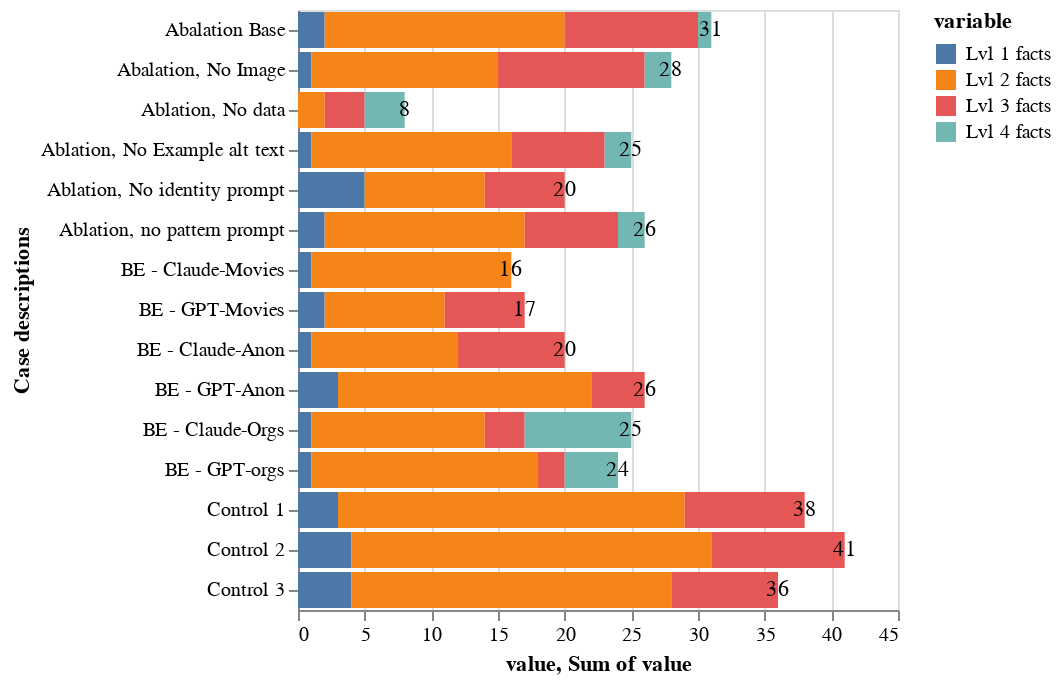

Source (notebook cell):
### Code cell
base = alt.Chart(df_llm).encode(
    y=alt.Y("Case descriptions:N").scale(domain=yAxisOrder),

)
bars = base.mark_bar().encode(
    x="value:Q",
    color='variable:N',
)
text = base.mark_text().encode(
    x="sum(value):Q",
    text='sum(value):Q'
)
bars + text

### Figure 1 — Vega-Lite specification as saved in the notebook (floating-point values rounded to 4 significant figures)
{"config": {"view": {"continuousWidth": 300, "continuousHeight": 300}}, "layer": [{"mark": {"type": "bar"}, "encoding": {"color": {"field": "variable", "type": "nominal"}, "x": {"field": "value", "type": "quantitative"}, "y": {"field": "Case descriptions", "scale": {"domain": ["Abalation Base", "Abalation, No Image", "Ablation, No data", "Ablation, No Example alt text", "Ablation, No identity prompt", "Ablation, no pattern prompt", "BE - Claude-Movies", "BE - GPT-Movies", "BE - Claude-Anon", "BE - GPT-Anon", "BE - Claude-Orgs", "BE - GPT-orgs", "Control 1", "Control 2", "Control 3"]}, "type": "nominal"}}}, {"mark": {"type": "text"}, "encoding": {"text": {"aggregate": "sum", "field": "value", "type": "quantitative"}, "x": {"aggregate": "sum", "field": "value", "type": "quantitative"}, "y": {"field": "Case descriptions", "scale": {"domain": ["Abalation Base", "Abalation, No Image", "Ablation, No data", "Ablation, No Example alt text", "Ablation, No identity prompt", "Ablation, no pattern prompt", "BE - Claude-Movies", "BE - GPT-Movies", "BE - Claude-Anon", "BE - GPT-Anon", "BE - Claude-Orgs", "BE - GPT-orgs", "Control 1", "Control 2", "Control 3"]}, "type": "nominal"}}}], "data": {"name": "data-7211d0671409718d333887e6562b1fb8"}, "$schema": "https://vega.github.io/schema/vega-lite/v5.20.1.json", "datasets": {"data-7211d0671409718d333887e6562b1fb8": [{"Case descriptions": "Abalation Base", "Model": "Claude-3-5-sonnet-20240620", "Dataset": "Movies", "Total facts": 31, "Falsehoods": 2, "Duplicate facts": 1.0, "Number of words": 324, "variable": "Lvl 1 facts", "value": 2}, {"Case descriptions": "Abalation, No Image", "Model": "Claude-3-5-sonnet-20240620", "Dataset": "Movies", "Total facts": 28, "Falsehoods": 0, "Duplicate facts": 4.0, "Number of words": 393, "variable": "Lvl 1 facts", "value": 1}, {"Case descriptions": "Ablation, No data", "Model": "Claude-3-5-sonnet-20240620", "Dataset": "Movies", "Total facts": 8, "Falsehoods": 13, "Duplicate facts": 1.0, "Number of words": 332, "variable": "Lvl 1 facts", "value": 0}, {"Case descriptions": "Ablation, No Example alt text", "Model": "Claude-3-5-sonnet-20240620", "Dataset": "Movies", "Total facts": 25, "Falsehoods": 1, "Duplicate facts": 3.0, "Number of words": 321, "variable": "Lvl 1 facts", "value": 1}, {"Case descriptions": "Ablation, No identity prompt", "Model": "Claude-3-5-sonnet-20240620", "Dataset": "Movies", "Total facts": 20, "Falsehoods": 3, "Duplicate facts": 3.0, "Number of words": 298, "variable": "Lvl 1 facts", "value": 5}, {"Case descriptions": "Ablation, no pattern prompt", "Model": "Claude-3-5-sonnet-20240620", "Dataset": "Movies", "Total facts": 26, "Falsehoods": 0, "Duplicate facts": 0.0, "Number of words": 283, "variable": "Lvl 1 facts", "value": 2}, {"Case descriptions": "BE - Claude-Movies", "Model": "Claude-3-5-sonnet-20240620", "Dataset": "Movies", "Total facts": 16, "Falsehoods": 1, "Duplicate facts": 2.0, "Number of words": 341, "variable": "Lvl 1 facts", "value": 1}, {"Case descriptions": "BE - GPT-Movies", "Model": "gpt-4o", "Dataset": "Movies", "Total facts": 17, "Falsehoods": 5, "Duplicate facts": 8.0, "Number of words": 346, "variable": "Lvl 1 facts", "value": 2}, {"Case descriptions": "BE - Claude-Anon", "Model": "Claude-3-5-sonnet-20240620", "Dataset": "Anon_movies", "Total facts": 20, "Falsehoods": 1, "Duplicate facts": 3.0, "Number of words": 346, "variable": "Lvl 1 facts", "value": 1}, {"Case descriptions": "BE - GPT-Anon", "Model": "gpt-4o", "Dataset": "Anon_movies", "Total facts": 26, "Falsehoods": 3, "Duplicate facts": 15.0, "Number of words": 460, "variable": "Lvl 1 facts", "value": 3}, {"Case descriptions": "BE - Claude-Orgs", "Model": "Claude-3-5-sonnet-20240620", "Dataset": "Organization", "Total facts": 25, "Falsehoods": 0, "Duplicate facts": 1.0, "Number of words": 367, "variable": "Lvl 1 facts", "value": 1}, {"Case descriptions": "BE - GPT-orgs", "Model": "gpt-4o", "Dataset": "Organization", "Total facts": 24, "Falsehoods": 0, "Duplicate facts": 3.0, "Number of words": 444, "variable": "Lvl 1 facts", "value": 1}, {"Case descriptions": "Control 1", "Model": null, "Dataset": "Anon_movies", "Total facts": 38, "Falsehoods": 0, "Duplicate facts": 1.0, "Number of words": 272, "variable": "Lvl 1 facts", "value": 3}, {"Case descriptions": "Control 2", "Model": null, "Dataset": "Organization", "Total facts": 41, "Falsehoods": 0, "Duplicate facts": 1.0, "Number of words": 333, "variable": "Lvl 1 facts", "value": 4}, {"Case descriptions": "Control 3", "Model": null, "Dataset": "Movies", "Total facts": 36, "Falsehoods": 0, "Duplicate facts": 1.0, "Number of words": 266, "variable": "Lvl 1 facts", "value": 4}, {"Case descriptions": "Abalation Base", "Model": "Claude-3-5-sonnet-20240620", "Dataset": "Movies", "Total facts": 31, "Falsehoods": 2, "Duplicate facts": 1.0, "Number of words": 324, "variable": "Lvl 2 facts", "value": 18}, {"Case descriptions": "Abalation, No Image", "Model": "Claude-3-5-sonnet-20240620", "Dataset": "Movies", "Total facts": 28, "Falsehoods": 0, "Duplicate facts": 4.0, "Number of words": 393, "variable": "Lvl 2 facts", "value": 14}, {"Case descriptions": "Ablation, No data", "Model": "Claude-3-5-sonnet-20240620", "Dataset": "Movies", "Total facts": 8, "Falsehoods": 13, "Duplicate facts": 1.0, "Number of words": 332, "variable": "Lvl 2 facts", "value": 2}, {"Case descriptions": "Ablation, No Example alt text", "Model": "Claude-3-5-sonnet-20240620", "Dataset": "Movies", "Total facts": 25, "Falsehoods": 1, "Duplicate facts": 3.0, "Number of words": 321, "variable": "Lvl 2 facts", "value": 15}, {"Case descriptions": "Ablation, No identity prompt", "Model": "Claude-3-5-sonnet-20240620", "Dataset": "Movies", "Total facts": 20, "Falsehoods": 3, "Duplicate facts": 3.0, "Number of words": 298, "variable": "Lvl 2 facts", "value": 9}, {"Case descriptions": "Ablation, no pattern prompt", "Model": "Claude-3-5-sonnet-20240620", "Dataset": "Movies", "Total facts": 26, "Falsehoods": 0, "Duplicate facts": 0.0, "Number of words": 283, "variable": "Lvl 2 facts", "value": 15}, {"Case descriptions": "BE - Claude-Movies", "Model": "Claude-3-5-sonnet-20240620", "Dataset": "Movies", "Total facts": 16, "Falsehoods": 1, "Duplicate facts": 2.0, "Number of words": 341, "variable": "Lvl 2 facts", "value": 15}, {"Case descriptions": "BE - GPT-Movies", "Model": "gpt-4o", "Dataset": "Movies", "Total facts": 17, "Falsehoods": 5, "Duplicate facts": 8.0, "Number of words": 346, "variable": "Lvl 2 facts", "value": 9}, {"Case descriptions": "BE - Claude-Anon", "Model": "Claude-3-5-sonnet-20240620", "Dataset": "Anon_movies", "Total facts": 20, "Falsehoods": 1, "Duplicate facts": 3.0, "Number of words": 346, "variable": "Lvl 2 facts", "value": 11}, {"Case descriptions": "BE - GPT-Anon", "Model": "gpt-4o", "Dataset": "Anon_movies", "Total facts": 26, "Falsehoods": 3, "Duplicate facts": 15.0, "Number of words": 460, "variable": "Lvl 2 facts", "value": 19}, {"Case descriptions": "BE - Claude-Orgs", "Model": "Claude-3-5-sonnet-20240620", "Dataset": "Organization", "Total facts": 25, "Falsehoods": 0, "Duplicate facts": 1.0, "Number of words": 367, "variable": "Lvl 2 facts", "value": 13}, {"Case descriptions": "BE - GPT-orgs", "Model": "gpt-4o", "Dataset": "Organization", "Total facts": 24, "Falsehoods": 0, "Duplicate facts": 3.0, "Number of words": 444, "variable": "Lvl 2 facts", "value": 17}, {"Case descriptions": "Control 1", "Model": null, "Dataset": "Anon_movies", "Total facts": 38, "Falsehoods": 0, "Duplicate facts": 1.0, "Number of words": 272, "variable": "Lvl 2 facts", "value": 26}, {"Case descriptions": "Control 2", "Model": null, "Dataset": "Organization", "Total facts": 41, "Falsehoods": 0, "Duplicate facts": 1.0, "Number of words": 333, "variable": "Lvl 2 facts", "value": 27}, {"Case descriptions": "Control 3", "Model": null, "Dataset": "Movies", "Total facts": 36, "Falsehoods": 0, "Duplicate facts": 1.0, "Number of words": 266, "variable": "Lvl 2 facts", "value": 24}, {"Case descriptions": "Abalation Base", "Model": "Claude-3-5-sonnet-20240620", "Dataset": "Movies", "Total facts": 31, "Falsehoods": 2, "Duplicate facts": 1.0, "Number of words": 324, "variable": "Lvl 3 facts", "value": 10}, {"Case descriptions": "Abalation, No Image", "Model": "Claude-3-5-sonnet-20240620", "Dataset": "Movies", "Total facts": 28, "Falsehoods": 0, "Duplicate facts": 4.0, "Number of words": 393, "variable": "Lvl 3 facts", "value": 11}, {"Case descriptions": "Ablation, No data", "Model": "Claude-3-5-sonnet-20240620", "Dataset": "Movies", "Total facts": 8, "Falsehoods": 13, "Duplicate facts": 1.0, "Number of words": 332, "variable": "Lvl 3 facts", "value": 3}, {"Case descriptions": "Ablation, No Example alt text", "Model": "Claude-3-5-sonnet-20240620", "Dataset": "Movies", "Total facts": 25, "Falsehoods": 1, "Duplicate facts": 3.0, "Number of words": 321, "variable": "Lvl 3 facts", "value": 7}, {"Case descriptions": "Ablation, No identity prompt", "Model": "Claude-3-5-sonnet-20240620", "Dataset": "Movies", "Total facts": 20, "Falsehoods": 3, "Duplicate facts": 3.0, "Number of words": 298, "variable": "Lvl 3 facts", "value": 6}, {"Case descriptions": "Ablation, no pattern prompt", "Model": "Claude-3-5-sonnet-20240620", "Dataset": "Movies", "Total facts": 26, "Falsehoods": 0, "Duplicate facts": 0.0, "Number of words": 283, "variable": "Lvl 3 facts", "value": 7}, {"Case descriptions": "BE - Claude-Movies", "Model": "Claude-3-5-sonnet-20240620", "Dataset": "Movies", "Total facts": 16, "Falsehoods": 1, "Duplicate facts": 2.0, "Number of words": 341, "variable": "Lvl 3 facts", "value": 0}, {"Case descriptions": "BE - GPT-Movies", "Model": "gpt-4o", "Dataset": "Movies", "Total facts": 17, "Falsehoods": 5, "Duplicate facts": 8.0, "Number of words": 346, "variable": "Lvl 3 facts", "value": 6}, {"Case descriptions": "BE - Claude-Anon", "Model": "Claude-3-5-sonnet-20240620", "Dataset": "Anon_movies", "Total facts": 20, "Falsehoods": 1, "Duplicate facts": 3.0, "Number of words": 346, "variable": "Lvl 3 facts", "value": 8}, {"Case descriptions": "BE - GPT-Anon", "Model": "gpt-4o", "Dataset": "Anon_movies", "Total facts": 26, "Falsehoods": 3, "Duplicate facts": 15.0, "Number of words": 460, "variable": "Lvl 3 facts", "value": 4}, {"Case descriptions": "BE - Claude-Orgs", "Model": "Claude-3-5-sonnet-20240620", "Dataset": "Organization", "Total facts": 25, "Falsehoods": 0, "Duplicate facts": 1.0, "Number of words": 367, "variable": "Lvl 3 facts", "value": 3}, {"Case descriptions": "BE - GPT-orgs", "Model": "gpt-4o", "Dataset": "Organization", "Total facts": 24, "Falsehoods": 0, "Duplicate facts": 3.0, "Number of words": 444, "variable": "Lvl 3 facts", "value": 2}, {"Case descriptions": "Control 1", "Model": null, "Dataset": "Anon_movies", "Total facts": 38, "Falsehoods": 0, "Duplicate facts": 1.0, "Number of words": 272, "variable": "Lvl 3 facts", "value": 9}, {"Case descriptions": "Control 2", "Model": null, "Dataset": "Organization", "Total facts": 41, "Falsehoods": 0, "Duplicate facts": 1.0, "Number of words": 333, "variable": "Lvl 3 facts", "value": 10}, {"Case descriptions": "Control 3", "Model": null, "Dataset": "Movies", "Total facts": 36, "Falsehoods": 0, "Duplicate facts": 1.0, "Number of words": 266, "variable": "Lvl 3 facts", "value": 8}, {"Case descriptions": "Abalation Base", "Model": "Claude-3-5-sonnet-20240620", "Dataset": "Movies", "Total facts": 31, "Falsehoods": 2, "Duplicate facts": 1.0, "Number of words": 324, "variable": "Lvl 4 facts", "value": 1}, {"Case descriptions": "Abalation, No Image", "Model": "Claude-3-5-sonnet-20240620", "Dataset": "Movies", "Total facts": 28, "Falsehoods": 0, "Duplicate facts": 4.0, "Number of words": 393, "variable": "Lvl 4 facts", "value": 2}, {"Case descriptions": "Ablation, No data", "Model": "Claude-3-5-sonnet-20240620", "Dataset": "Movies", "Total facts": 8, "Falsehoods": 13, "Duplicate facts": 1.0, "Number of words": 332, "variable": "Lvl 4 facts", "value": 3}, {"Case descriptions": "Ablation, No Example alt text", "Model": "Claude-3-5-sonnet-20240620", "Dataset": "Movies", "Total facts": 25, "Falsehoods": 1, "Duplicate facts": 3.0, "Number of words": 321, "variable": "Lvl 4 facts", "value": 2}, {"Case descriptions": "Ablation, No identity prompt", "Model": "Claude-3-5-sonnet-20240620", "Dataset": "Movies", "Total facts": 20, "Falsehoods": 3, "Duplicate facts": 3.0, "Number of words": 298, "variable": "Lvl 4 facts", "value": 0}, {"Case descriptions": "Ablation, no pattern prompt", "Model": "Claude-3-5-sonnet-20240620", "Dataset": "Movies", "Total facts": 26, "Falsehoods": 0, "Duplicate facts": 0.0, "Number of words": 283, "variable": "Lvl 4 facts", "value": 2}, {"Case descriptions": "BE - Claude-Movies", "Model": "Claude-3-5-sonnet-20240620", "Dataset": "Movies", "Total facts": 16, "Falsehoods": 1, "Duplicate facts": 2.0, "Number of words": 341, "variable": "Lvl 4 facts", "value": 0}, {"Case descriptions": "BE - GPT-Movies", "Model": "gpt-4o", "Dataset": "Movies", "Total facts": 17, "Falsehoods": 5, "Duplicate facts": 8.0, "Number of words": 346, "variable": "Lvl 4 facts", "value": 0}, {"Case descriptions": "BE - Claude-Anon", "Model": "Claude-3-5-sonnet-20240620", "Dataset": "Anon_movies", "Total facts": 20, "Falsehoods": 1, "Duplicate facts": 3.0, "Number of words": 346, "variable": "Lvl 4 facts", "value": 0}, {"Case descriptions": "BE - GPT-Anon", "Model": "gpt-4o", "Dataset": "Anon_movies", "Total facts": 26, "Falsehoods": 3, "Duplicate facts": 15.0, "Number of words": 460, "variable": "Lvl 4 facts", "value": 0}, {"Case descriptions": "BE - Claude-Orgs", "Model": "Claude-3-5-sonnet-20240620", "Dataset": "Organization", "Total facts": 25, "Falsehoods": 0, "Duplicate facts": 1.0, "Number of words": 367, "variable": "Lvl 4 facts", "value": 8}, {"Case descriptions": "BE - GPT-orgs", "Model": "gpt-4o", "Dataset": "Organization", "Total facts": 24, "Falsehoods": 0, "Duplicate facts": 3.0, "Number of words": 444, "variable": "Lvl 4 facts", "value": 4}, {"Case descriptions": "Control 1", "Model": null, "Dataset": "Anon_movies", "Total facts": 38, "Falsehoods": 0, "Duplicate facts": 1.0, "Number of words": 272, "variable": "Lvl 4 facts", "value": 0}, {"Case descriptions": "Control 2", "Model": null, "Dataset": "Organization", "Total facts": 41, "Falsehoods": 0, "Duplicate facts": 1.0, "Number of words": 333, "variable": "Lvl 4 facts", "value": 0}, {"Case descriptions": "Control 3", "Model": null, "Dataset": "Movies", "Total facts": 36, "Falsehoods": 0, "Duplicate facts": 1.0, "Number of words": 266, "variable": "Lvl 4 facts", "value": 0}]}}
